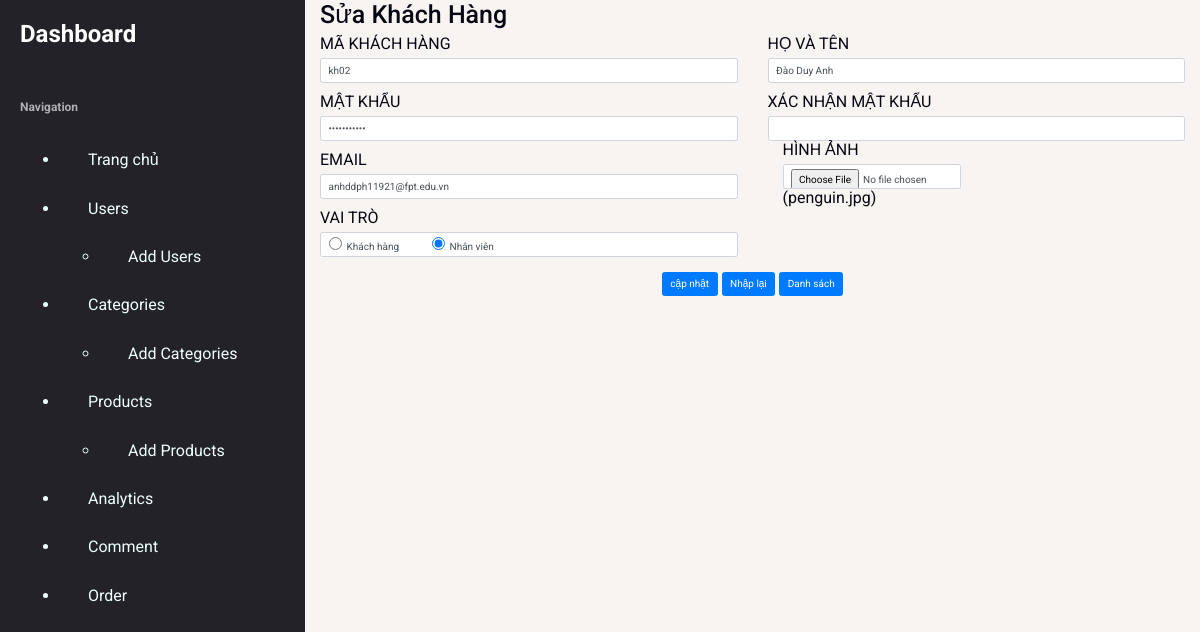
The app's page /?module=backend&controller=user&action=edit&ma_kh=kh02 (signed in) with its own data.
### tables this page shows
CREATE TABLE `khach_hang` (
  `ma_kh` varchar(20) NOT NULL,
  `mat_khau` varchar(50) NOT NULL,
  `ten_kh` varchar(50) NOT NULL,
  `email` varchar(50) NOT NULL,
  `hinh` varchar(50) NOT NULL,
  `vai_tro` bit(1) NOT NULL
);

### library/pdo.php (called while the page is built, shortened)
<?php
function pdo_get_connection()
{
    $host = "sql105.byethost8.com";
    $db_name = "b8_27152900_bean";
    $db_user = "b8_27152900";
    $db_pass = 'aloalo12345';
    $dburl = "mysql:host={$host};dbname={$db_name};charset=utf8";
    $pdo = new PDO($dburl, $db_user, $db_pass);
    $pdo->setAttribute(PDO::ATTR_ERRMODE, PDO::ERRMODE_EXCEPTION);
    return $pdo;
}
function pdo_query_one($sql, $params = [])
{
    try {
        $conn = pdo_get_connection();
        $stmt = $conn->prepare($sql);
        $stmt->execute($params);
        $row = $stmt->fetch(PDO::FETCH_ASSOC);
        return $row;
    } catch (PDOException $e) {
        throw $e;
    } finally {
        unset($conn);
    }
}

### model/user_model.php (called while the page is built, shortened)
<?php
function user_get_one($params = [])
{
    $ma_kh = $_GET['ma_kh'];
    $sql = "SELECT * FROM khach_hang WHERE ma_kh='$ma_kh'";
    foreach ($params as $field_name => $value)
        $sql .= "AND {$field_name} = :{$field_name} ";
    return pdo_query_one($sql, $params);
}

### view/backend/user/edit.php (the view, shortened to what this page needs)
<h1>Sửa Khách Hàng</h1>
<form action="" id="form" class="form-group" method="post" enctype="multipart/form-data">
    <div class="row">
        <?php $user = user_get_one(['ma_kh' => $_GET['ma_kh']]); ?>
        <div class="col-6">
            <label>MÃ KHÁCH HÀNG</label>
            <input class="form-control" id="" name="ma_kh" value="<?= $user['ma_kh'] ?>">
        </div>
        <div class="col-6">
            <label>HỌ VÀ TÊN</label>
            <input class="form-control" id="" name="ten_kh" value="<?= $user['ten_kh'] ?>">
        </div>
        <div class="col-6">
            <label class="mt-3">MẬT KHẨU</label>
            <input class="form-control" id="" name="mat_khau" type="password" value="<?= $user['mat_khau'] ?>">
        </div>
        <div class=" col-6">
            <label class="mt-3">XÁC NHẬN MẬT KHẨU</label>
            <input class="form-control" id="" name="mat_khau2" type="password">
        </div>
    </div>
    <div class="row">
        <div class="col-6">
            <div class="">
                <label class="mt-3"> EMAIL</label>
                <input class="form-control" type="email" id="" name="email" value="<?= $user['email'] ?>">
            </div>
            <div class="">
                <label class="mt-3">VAI TRÒ</label>
                <div class="form-control">
                    <label><input name="vai_tro" value="0" class="mr-2" type="radio">Khách hàng</label>
                    <label><input name="vai_tro" class="ml-5 mr-2" value="1" type="radio" checked>Nhân viên</label>
                </div>
            </div>
        </div>
        <div class="col-6">
            <div class="col-md-6">
                <div class="form-group">
                    <label>HÌNH ẢNH</label>
                    <input class="form-control" name="up_hinh" type="file"> (<?= $user['hinh'] ?>)
                </div>
            </div>
        </div>
    </div>
    <div class="text-center mt-4">
        <div>
            <button class="btn btn-primary" name="btn_update">cập nhật </button>
            <button class="btn btn-primary" type="reset">Nhập lại</button>
            <a class="btn btn-primary" href="?module=backend&controller=user&action=list">Danh sách</a>
        </div>
    </div>
</form>

### public/css/quan-tri.css (style rules this page uses)
:root { --blue: #1376ff; --black: #222228; --white: #fff; --gray-medium: #39393e; --gray-light: #b0b0b2; --radius: 10px; --item-padding: 1.5rem 1.6rem; --sidebar-width: 305px; }
html { font-size: 10px; box-sizing: border-box; }
*, *::before, *::after { box-sizing: inherit; }
body { width: 100%; height: 100vh; color: #060712; background-color: #f8f4f2; font-family: "Roboto", sans-serif; font-size: 1.6rem; font-weight: 400; line-height: 1.15; overflow: hidden; position: relative; display: grid; grid-template-columns: var(--sidebar-width) 1fr; }

### view/backend/layout.php (style rules this page uses)
a { text-decoration: none; color: #F0FFFF; }

### records on screen
khach_hang: ma_kh "kh02", ten_kh "Đào Duy Anh", email "anhddph11921@fpt.edu.vn", hinh "penguin.jpg"
